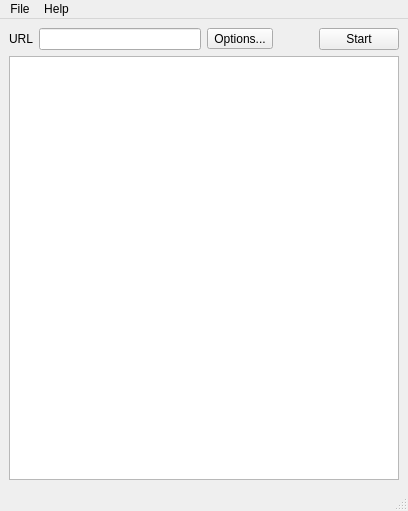
<ui version="4.0" >
 <class>MainWindow</class>
 <widget class="QMainWindow" name="MainWindow" >
  <property name="geometry" >
   <rect>
    <x>0</x>
    <y>0</y>
    <width>408</width>
    <height>511</height>
   </rect>
  </property>
  <property name="sizePolicy" >
   <sizepolicy vsizetype="Preferred" hsizetype="Preferred" >
    <horstretch>0</horstretch>
    <verstretch>0</verstretch>
   </sizepolicy>
  </property>
  <property name="windowTitle" >
   <string>LinkChecker</string>
  </property>
  <property name="statusTip" >
   <string/>
  </property>
  <widget class="QWidget" name="centralwidget" >
   <layout class="QGridLayout" name="gridLayout" >
    <item row="0" column="0" >
     <widget class="QLabel" name="label" >
      <property name="text" >
       <string>URL</string>
      </property>
      <property name="buddy" >
       <cstring>urlinput</cstring>
      </property>
     </widget>
    </item>
    <item row="0" column="1" >
     <layout class="QHBoxLayout" name="horizontalLayout_3" >
      <item>
       <widget class="QLineEdit" name="urlinput" >
        <property name="sizePolicy" >
         <sizepolicy vsizetype="Fixed" hsizetype="Expanding" >
          <horstretch>1</horstretch>
          <verstretch>0</verstretch>
         </sizepolicy>
        </property>
       </widget>
      </item>
      <item>
       <widget class="QToolButton" name="optionsButton" >
        <property name="text" >
         <string>Options...</string>
        </property>
       </widget>
      </item>
      <item>
       <spacer name="horizontalSpacer_3" >
        <property name="orientation" >
         <enum>Qt::Horizontal</enum>
        </property>
        <property name="sizeHint" stdset="0" >
         <size>
          <width>40</width>
          <height>20</height>
         </size>
        </property>
       </spacer>
      </item>
      <item>
       <widget class="QPushButton" name="controlButton" >
        <property name="toolTip" >
         <string>Start checking the given URL.</string>
        </property>
        <property name="statusTip" >
         <string/>
        </property>
        <property name="text" >
         <string comment="Start checking URL" >Start</string>
        </property>
        <property name="icon" >
         <iconset resource="../rc/linkchecker.qrc" >
          <normaloff>:/icons/start.png</normaloff>:/icons/start.png</iconset>
        </property>
       </widget>
      </item>
     </layout>
    </item>
    <item row="1" column="0" colspan="2" >
     <widget class="QTextEdit" name="output" >
      <property name="undoRedoEnabled" >
       <bool>false</bool>
      </property>
      <property name="lineWrapMode" >
       <enum>QTextEdit::NoWrap</enum>
      </property>
      <property name="readOnly" >
       <bool>true</bool>
      </property>
     </widget>
    </item>
   </layout>
  </widget>
  <widget class="QMenuBar" name="menubar" >
   <property name="geometry" >
    <rect>
     <x>0</x>
     <y>0</y>
     <width>408</width>
     <height>29</height>
    </rect>
   </property>
   <widget class="QMenu" name="menuLinkChecka" >
    <property name="title" >
     <string>File</string>
    </property>
    <addaction name="actionQuit" />
   </widget>
   <widget class="QMenu" name="menuHelp" >
    <property name="title" >
     <string>Help</string>
    </property>
    <addaction name="actionAbout" />
   </widget>
   <addaction name="menuLinkChecka" />
   <addaction name="menuHelp" />
  </widget>
  <widget class="QStatusBar" name="statusBar" />
  <action name="actionQuit" >
   <property name="text" >
    <string>Quit</string>
   </property>
  </action>
  <action name="actionAbout" >
   <property name="text" >
    <string>About</string>
   </property>
  </action>
 </widget>
 <resources>
  <include location="../rc/linkchecker.qrc" />
 </resources>
 <connections/>
</ui>
